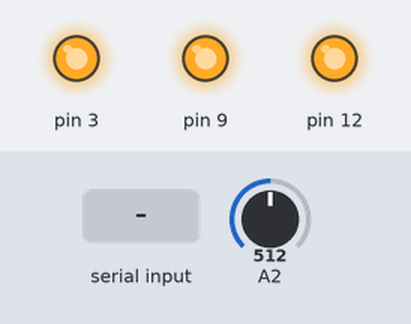
Bench run of a sketch on a simulated Arduino Uno, built with avr-gcc and run on an emulated ATmega328P. Parts: output pins drawn as LEDs (lit = HIGH). The test bench sets the inputs (shaded band); at power-on: A2 = 512. What the sketch prints to the serial monitor is not drawn.

Above: at 1.2 s.
1.3 s: "90,45,200;" received over Serial
At 1.7 s:
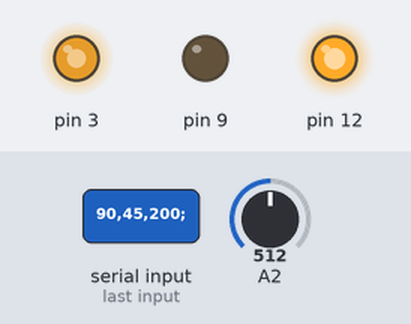
2.8 s: A2 set to 0
At 4.0 s:
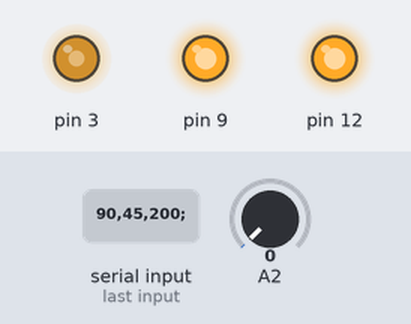
4.3 s: "30,150,10;" received over Serial
At 5.2 s:
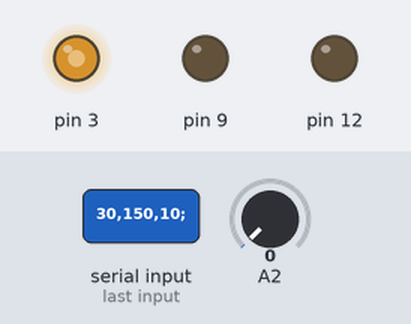
5.8 s: A2 set to 9
At 6.3 s:
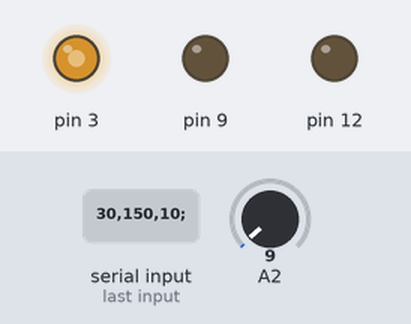
7.3 s: A2 set to 12
At 8.7 s:
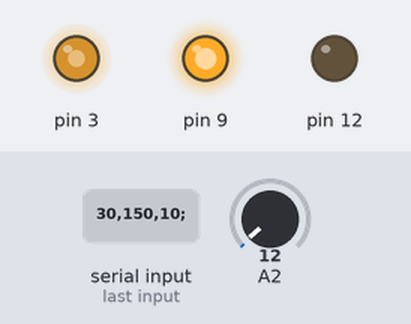
Timing chart, 0 to 9.8 s (numbered marks = the images above; inputs shaded):
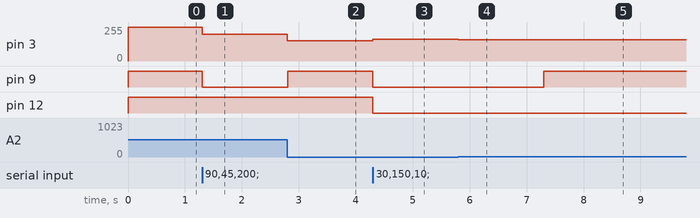

The sketch:

Unity_test_181024_kataoka.ino
```cpp
#define SPEED1 255  // スライダを縮める場合
#define SPEED2 170
#define MAX_SPEED 255
#define MIN_SPEED 160 //動かす速度の最低値
#define MAX_LEN 1023 //sliderの長さの最大値
#define JITTER 20 // スライダが正しい位置に移動したかを判定する閾値

int slide;        // 受信したデータ（スライダを移動させる位置）
int speed_level;  // 指定したモータの回転速度（現在未使用）
int diff;         // 指定されたスライダの位置と現在の位置の差
int vr;
int last_vr;
float speed;

void setup() {
  Serial.begin(38400);
  // モーターAの制御用ピン設定
  pinMode(12, OUTPUT); // 回転方向 (HIGH/LOW)
  pinMode(9, OUTPUT); // ブレーキ (HIGH/LOW)
  pinMode(3, OUTPUT); // PWMによるスピード制御 (0-255)

  digitalWrite(12, HIGH);
  digitalWrite(9, HIGH);
  analogWrite(3, SPEED1);

  speed_level = SPEED1;
  vr = analogRead(A2); //A2にボリューム部の2ピンを接続。1=5V,0=GND
}

void loop() {
  if ( Serial.available() ) {
    //key_move(str);

    String str = Serial.readStringUntil(';');
    slide = str.toInt();

    if(slide >= 0){
      slide_device();
    }else{
      speed_change(slide);
    }
  }

  int v = analogRead(A2);
  Serial.println(v);
}

/*伸縮処理*/
void slide_device(){
   last_vr = vr;
    vr = analogRead(A2); //A2にボリューム部の2ピンを接続。1=5V,0=GND

  if(vr > slide){     // モーターA: 正転
     //speed = (MAX_SPEED-MIN_SPEED)*(1.0-(float)(vr - slide)/MAX_LEN); 遠い＝遅い
     speed = (MAX_SPEED-MIN_SPEED)*((float)(vr - slide)/MAX_LEN); //遠い＝早い
    digitalWrite(12, HIGH); //正転
    digitalWrite(9, LOW); //ブレーキOFF
    analogWrite(3, speed+MIN_SPEED);

    while(vr > slide){    // 受信したデータよりスライダの位置が大きい場合
      vr = analogRead(A2);
      //speed = (MAX_SPEED-MIN_SPEED)*(1.0-(float)(vr - slide)/MAX_LEN); 遠い＝遅い
     speed = (MAX_SPEED-MIN_SPEED)*((float)(vr - slide)/MAX_LEN); //遠い＝早い
      analogWrite(3, speed+MIN_SPEED);
      diff = vr - slide;
      if(-JITTER < diff && diff < JITTER){  // 一定の閾値以内であれば指定の位置まで移動したとみなす
        //slide = vr;
        //digitalWrite(9, HIGH); //LOW…ブレーキOFF
        break;
      }
      /*割り込み処理で代替しようとしたけどこっちじゃないと即オーバーフローorガタガタ*/
      if ( Serial.available() ) {   // 上記で制止しなかったとしても，伸縮距離が変更されているかもしれないので再度データを受信
        String str = Serial.readStringUntil(';');
        //Serial.flush();
        slide = str.toInt();
         if(slide < 0){
          //digitalWrite(9, HIGH);
          break;
        }
        vr = analogRead(A2);
         //speed = (MAX_SPEED-MIN_SPEED)*(1.0-(float)(vr - slide)/MAX_LEN); 遠い＝遅い
     speed = (MAX_SPEED-MIN_SPEED)*((float)(vr - slide)/MAX_LEN); //遠い＝早い
      analogWrite(3, speed+MIN_SPEED);
         Serial.println(vr);
      }
      delay(1);
    }

    //どっちかのみだとがたつくことを確認
    //どっちもなかったらクラッシュ
    digitalWrite(9, HIGH); //ブレーキON
    //analogWrite(3,  SPEED1);
  }
  else if(vr < slide){     // モーターA: 逆転
     //speed = (MAX_SPEED-MIN_SPEED)*(1.0-(float)(slide - vr)/MAX_LEN); 遠い＝遅い
     speed = (MAX_SPEED-MIN_SPEED)*((float)(slide - vr)/MAX_LEN); //遠い＝早い

      digitalWrite(12, LOW);  //逆転
      digitalWrite(9, LOW); //ブレーキOFF
      analogWrite(3, speed+MIN_SPEED);

   while(vr < slide){    // 受信したデータよりスライダの位置が小さい場合
      vr = analogRead(A2);
      //speed = (MAX_SPEED-MIN_SPEED)*(1.0-(float)(slide - vr)/MAX_LEN); 遠い＝遅い
     speed = (MAX_SPEED-MIN_SPEED)*((float)(slide - vr)/MAX_LEN); //遠い＝早い
      analogWrite(3, speed+MIN_SPEED);
      int diff = vr - slide;
      if(-JITTER < diff && diff < JITTER){  // 一定の閾値以内であれば指定の位置まで移動したとみなす
        //digitalWrite(9, HIGH); //ブレーキON
        //slide = vr;
        break;
      }
        /*割り込み処理で代替しようとしたけどこっちじゃないと即オーバーフローorガタガタ*/
      if ( Serial.available() ) {   // 上記で制止しなかったとしても，伸縮距離が変更されているかもしれないので再度データを受信
        String str = Serial.readStringUntil(';');
        slide = str.toInt();
         if(slide < 0){
          //digitalWrite(9, HIGH);
          break;
        }
        vr = analogRead(A2);
      //speed = (MAX_SPEED-MIN_SPEED)*(1.0-(float)(slide - vr)/MAX_LEN); 遠い＝遅い
     speed = (MAX_SPEED-MIN_SPEED)*((float)(slide - vr)/MAX_LEN); //遠い＝早い
      analogWrite(3, speed+MIN_SPEED);
         Serial.println(vr);
      }
      delay(1);
    }
    digitalWrite(9, HIGH); //ブレーキON
  }
}

void speed_change(int speedFlag){
  if(speedFlag == -1){
    speed_level = SPEED1;
  }else if(speedFlag == -2){
    speed_level = SPEED2;
  }
  analogWrite(3, speed_level);
}

/*
void key_move(char mode){
  int vr = analogRead(A2); //A2にボリューム部の2ピンを接続。1=5V,0=GND

  switch (mode) {
    case '0' :
      digitalWrite(12, HIGH);
      digitalWrite(9, LOW);
      while(vr > 0){
        analogWrite(3, SPEED1);
        vr = analogRead(A2);
      }
      digitalWrite(12, HIGH);
      digitalWrite(9, HIGH);
      analogWrite(3, SPEED1);
      break;
    case '1' :
      digitalWrite(12, LOW);
      digitalWrite(9, LOW);
      while(vr < 512){
        analogWrite(3, SPEED1);
        vr = analogRead(A2);
      }
      digitalWrite(12, HIGH);
      digitalWrite(9, HIGH);
      analogWrite(3, SPEED1);
      break;
    case '2' :
      digitalWrite(12, HIGH);
      digitalWrite(9, HIGH);
      break;
  }

  delay(10);
}*/
```

Measured:
- the behaviour switches between 10 and 11 on A2 (found by bisection; images 4 and 5)
- after the input at 1.3 s, pin 3: 255/255 → 199/255 at once; pin 9: HIGH → LOW at once
- after the input at 2.8 s, pin 3: 199/255 → 151/255 at once; pin 9: LOW → HIGH at once
- after the input at 4.3 s, pin 3: 151/255 → 162/255 at once; pin 9, pin 12: HIGH → LOW at once
- after the input at 5.8 s, pin 3: 162/255 → 161/255 at once
- after the input at 7.3 s, pin 9: LOW → HIGH at once
